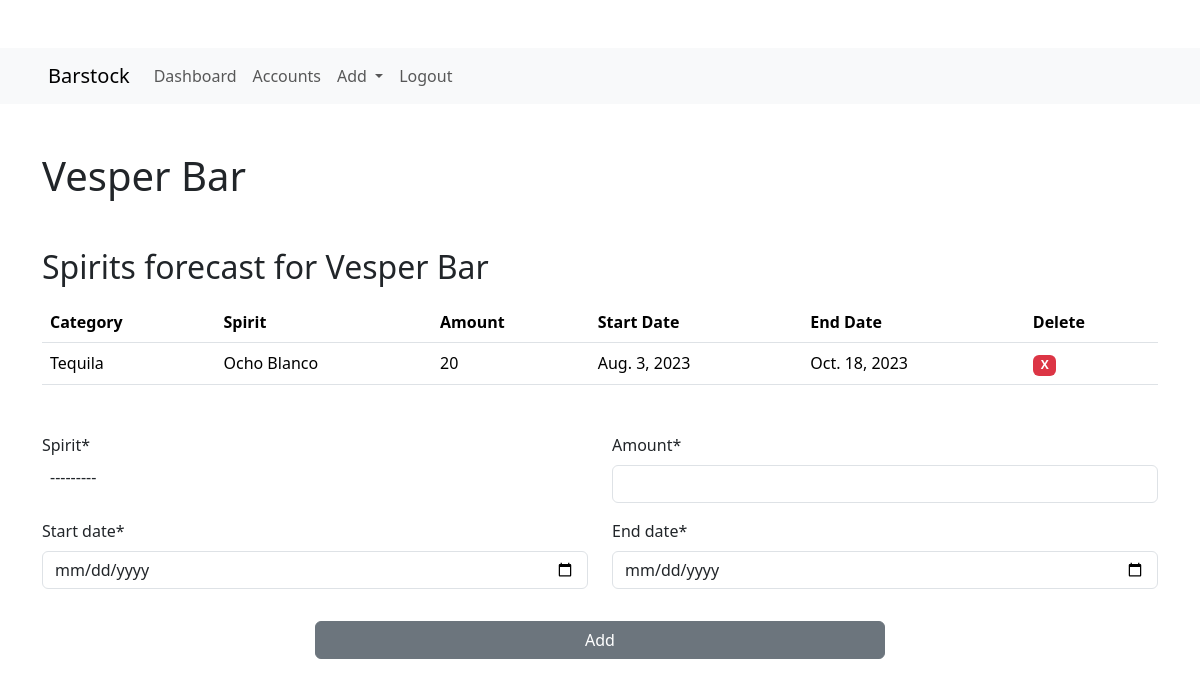
Page /Accounts/Vesper Bar (signed in) on the earlier database version.
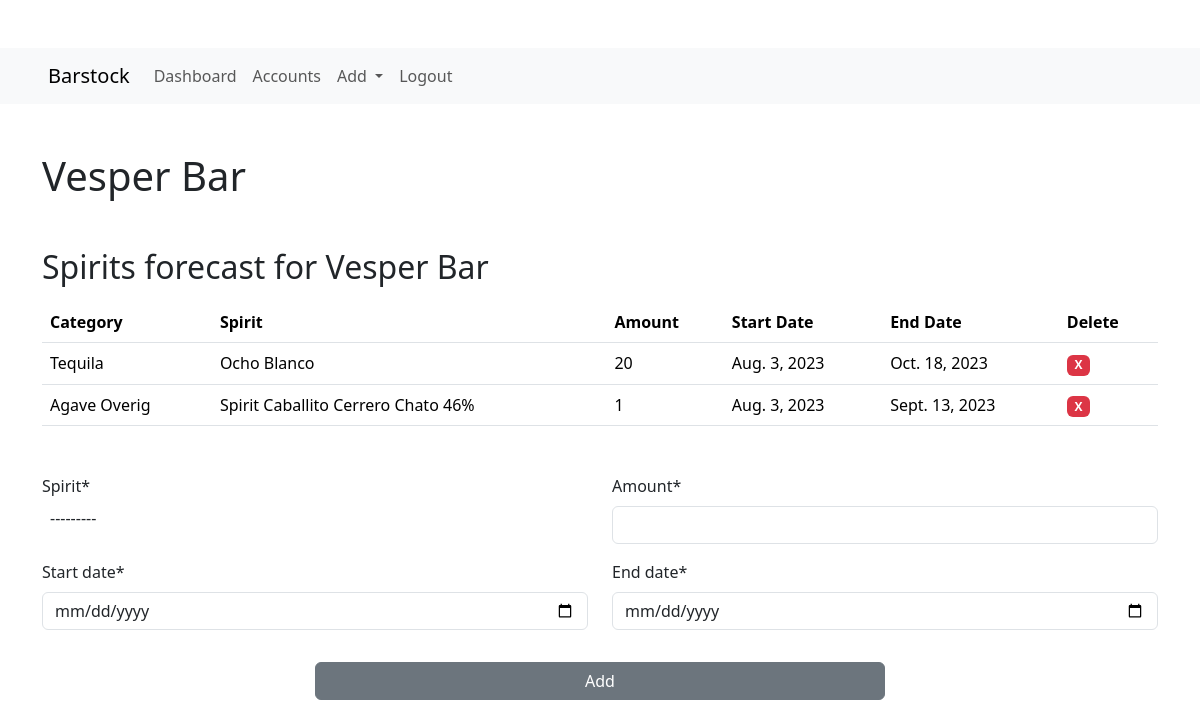
Same page on the later database version.
### forecast/models.py (models this page shows, shortened)
class Account(models.Model):
    name = models.CharField(max_length=255)
    slug = models.SlugField()

class VolumeItem(models.Model):
    account = models.ForeignKey(Account, on_delete=models.CASCADE)
    spirit = models.ForeignKey(Spirit, on_delete=models.CASCADE)
    category = models.ForeignKey(Category, on_delete=models.CASCADE, null=True, blank=True)
    amount = models.IntegerField()
    start_date = models.DateField(blank=True, null=True)
    end_date = models.DateField(blank=True, null=True)

class Category(models.Model):
    name = models.CharField(max_length=255)
    def __str__(self):
        return self.name

class Spirit(models.Model):
    name = models.CharField(max_length=255)
    category = models.ForeignKey(Category, on_delete=models.CASCADE)
    slug = models.SlugField()
    def __str__(self):
        return self.name

### forecast/views.py (the view)
# urls.py: path('Accounts/<str:name>', account_detail_view, name='account_detail'),
@login_required
def account_detail_view(request, name):
    account = get_object_or_404(Account, name=name)
    forecast_items = VolumeItem.objects.filter(account=account.id)
    accountnr = account.pk
    if request.method == 'POST':
        form = VolumeForm(request.POST)
        if form.is_valid():
            spirit = form.cleaned_data['spirit']
            amount = form.cleaned_data['amount']
            start_date = form.cleaned_data['start_date']
            end_date = form.cleaned_data['end_date']
            try:
                volume_item = VolumeItem.objects.get(account=account, spirit=spirit)
                volume_item.amount += amount
                volume_item.end_date = end_date
                volume_item.start_date = start_date
                volume_item.save()
                form = VolumeForm()
            except VolumeItem.DoesNotExist:
                volume_item = VolumeItem.objects.create(account=account, spirit=spirit, amount=amount, start_date=start_date, end_date=end_date)
    else:
        form = VolumeForm()
    context = {
        'account': account,
        'forecast_items': forecast_items,
        'form': form,
        'accountnr': accountnr
    }
    return render(request, 'forecast/account_detail.html', context)

### forecast/forms.py
class VolumeForm(forms.ModelForm):
    start_date = forms.DateField(widget=forms.DateInput(attrs=dict(type='date')))
    end_date = forms.DateField(widget=forms.DateInput(attrs=dict(type='date')))
    class Meta:
        model = VolumeItem
        fields = ('spirit','amount', 'start_date', 'end_date')
    def __init__(self, *args, **kwargs):
        super().__init__(*args, **kwargs)
        self.helper = FormHelper()
        self.helper.layout = Layout(
                        Div(
                            Row(
                                Column('spirit', css_class='form-group col-md-6'),
                                Column('amount', css_class='form-group col-md-6'),
                            ),
                            Row(
                                Column('start_date'),
                                Column('end_date'),
                            ),
                            Row(
                                Submit('submit', 'Add', css_class='my-3 btn btn-secondary w-50'),
                                css_class='d-flex justify-content-center'
                            )
            )
        )

### templates/forecast/account_detail.html (shortened to what this page needs)
{% extends 'base.html' %}
{% load static %}
{% load crispy_forms_tags %}
{% block content %}
    <div class='container my-5'>
        <h1>{{account.name}}</h1>
    </div>
    <div class='container my-5' id='item_list'>
        {% include 'forecast/partials/accounts_spirits_list.html' %}
    </div>
    <div class='container my-5'>
        <form method="POST">
            {% crispy form %}
        </form>
    </div>
{% endblock content %}

### templates/base.html (shortened to what this page needs)
<!DOCTYPE html>
{% load static %}
<html lang="en">
<head>
    <link href="https://cdn.jsdelivr.net/npm/bootstrap@5.3.1/dist/css/bootstrap.min.css" rel="stylesheet">
    <link href="https://cdn.jsdelivr.net/npm/select2@4.1.0-rc.0/dist/css/select2.min.css" rel="stylesheet" />
    <link rel="stylesheet" href="https://cdn.jsdelivr.net/npm/select2-bootstrap-5-theme@1.3.0/dist/select2-bootstrap-5-theme.min.css" />
    <link rel="stylesheet" href="{% static 'css/style.css' %}">
</head>
<body>
    <nav class="navbar navbar-expand-lg navbar-light bg-light my-5 px-5 py-2">
        <a class="navbar-brand" href="#">Barstock</a>
        <div class="collapse navbar-collapse" id="navbarNavAltMarkup">
          <div class="navbar-nav">
            <a class="nav-item nav-link" href="{% url 'forecast:home' %}">Dashboard</a>
            <a class="nav-item nav-link" href="{% url 'forecast:accounts' %}">Accounts</a>
            <li class="nav-item dropdown">
            <a class="nav-link dropdown-toggle" href="#" id="navbarDropdownMenuLink" data-bs-toggle="dropdown" aria-haspopup="true" aria-expanded="false">
              Add
            </a>
            </li>
            <a class="nav-item nav-link" href="{% url 'logout' %}">Logout</a>
          </div>
        </div>
      </nav>
    {% block content %}
    {% endblock content %}
  </body>
</html>

### templates/forecast/partials/accounts_spirits_list.html (shortened to what this page needs)
{% load static %}
{% load crispy_forms_tags %}
<h2>Spirits forecast for {{account.name}}</h2>
<table class='table mt-3 mb-5'>
  <thead>
      <tr>
          <th>Category</th>
          <th>Spirit</th>
          <th>Amount</th>
          <th>Start Date</th>
          <th>End Date</th>
          <th>Delete</th>
      </tr>
  </thead>
{% if forecast_items %}
<tbody>
    {% for item in forecast_items  %}
    <tr>
        <td>{{item.category}}</td>
        <td>{{item.spirit}}</td>
        <td>{{item.amount}}</td>
        <td>{{item.start_date}}</td>
        <td>{{item.end_date}}</td>
        <td>
            <span class="badge bg-danger badge-pill"
            style="cursor: pointer;"
            hx-delete="{% url 'forecast:delete-item' item.pk accountnr %}"
            hx-target="#item_list"
            hx-confirm="Are you sure you wish to delete {{item.spirit}} from {{account.name}}?">
            X</span>
        </td>
    </tr>
    {% endfor %}
{% endif %}
</table>

Differences in the rows shown:
added VolumeItem: category "Agave Overig", spirit "Spirit Caballito Cerrero Chato 46%", amount "1", start_date "Aug. 3, 2023", end_date "Sept. 13, 2023"
